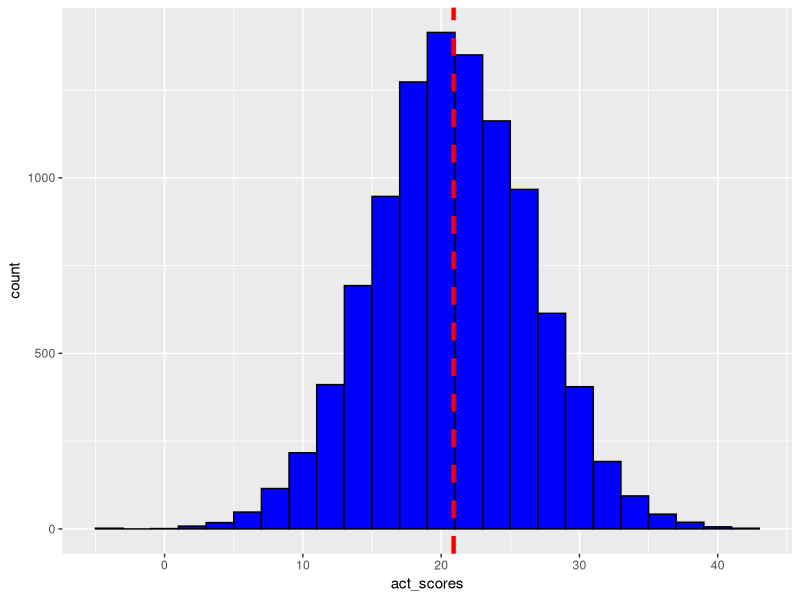
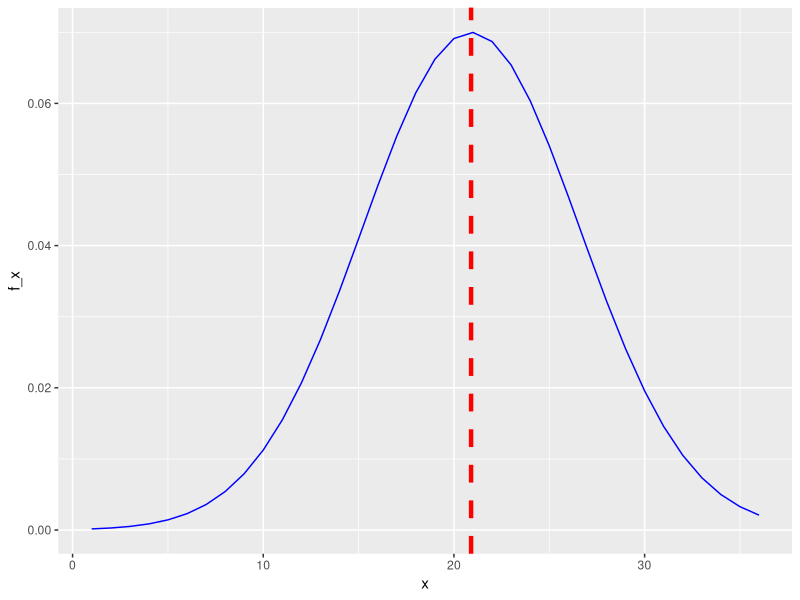
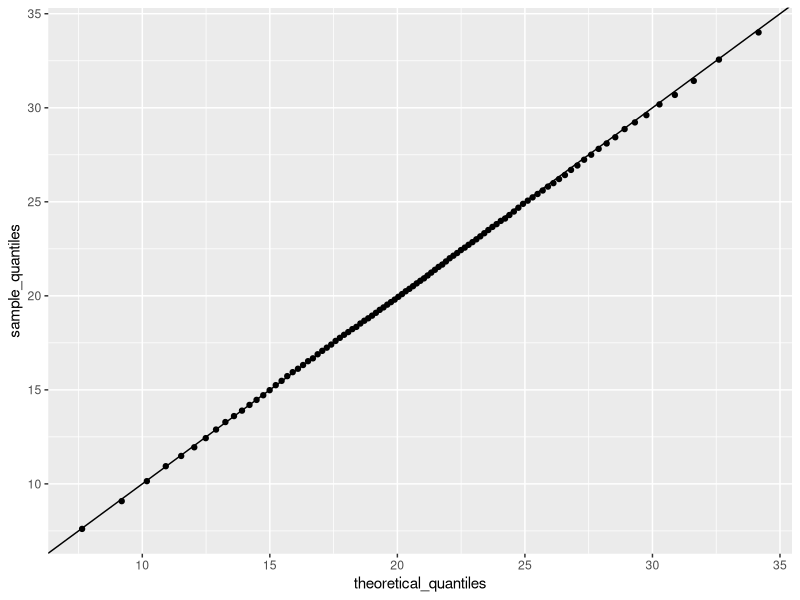

R code for these plots, in order:
## ---- chunk 1
knitr::opts_chunk$set(echo = TRUE)
options(digits = 3) # report 3 significant digits
## ---- chunk 2
library(tidyverse)
## ---- chunk 3
x <- 16
set.seed(x, sample.kind = "Rounding")
## ---- chunk 4
size_sample <- 10^4
avg <- 20.9
sd <- 5.7
act_scores <- rnorm(size_sample, avg, sd)
## ---- chunk 5
data.frame(act_scores = act_scores) %>%
  ggplot(aes(x = act_scores)) +
  geom_histogram(color = "black", fill = "blue", binwidth = 2) +
  geom_vline(xintercept = avg, color = "red", linetype = "dashed",    size = 1.5)
## ---- chunk 6
mean(act_scores)
## ---- chunk 7
sd(act_scores)
## ---- chunk 8
perfect_scores <- 36
data.frame(act_scores = act_scores) %>%
  filter(act_scores >= perfect_scores) %>%
  summarize(count = n(), sum(act_scores, na.rm = TRUE))
## ---- chunk 9
1 - pnorm(30, avg, sd)
## ---- chunk 10
pnorm(10, avg, sd)
## ---- chunk 11

x <- seq(1:36)

data.frame(x, f_x = dnorm(x, 20.9, 5.7)) %>%
  ggplot(aes(x = x, y = f_x)) + geom_line(color = "blue") +
  geom_vline(xintercept = 20.9, color = "red", linetype = "dashed",    size = 1.5) 
## ---- chunk 12

z_scores <- (act_scores - mean(act_scores))/sd(act_scores)
mean(z_scores > 2)
## ---- chunk 13

# The score value can be calculated using the following code:
2*sd(act_scores) + mean(act_scores)
## ---- chunk 14

qnorm(0.975, avg, sd)
## ---- chunk 15

cdf <- sapply(1:36, function (x){
  mean(act_scores <= x)
})
min(which(cdf >= .95))
## ---- chunk 16

qnorm(0.95, 20.9, 5.7)
## ---- chunk 17

p <- seq(0.01, 0.99, 0.01)
sample_quantiles <- quantile(act_scores, p)
names(sample_quantiles[max(which(sample_quantiles < 26))])
## ---- chunk 18
p <- seq(0.01, 0.99, 0.01)
sample_quantiles <- quantile(act_scores, p)
theoretical_quantiles <- qnorm(p, 20.9, 5.7)
qplot(theoretical_quantiles, sample_quantiles) + geom_abline() 
